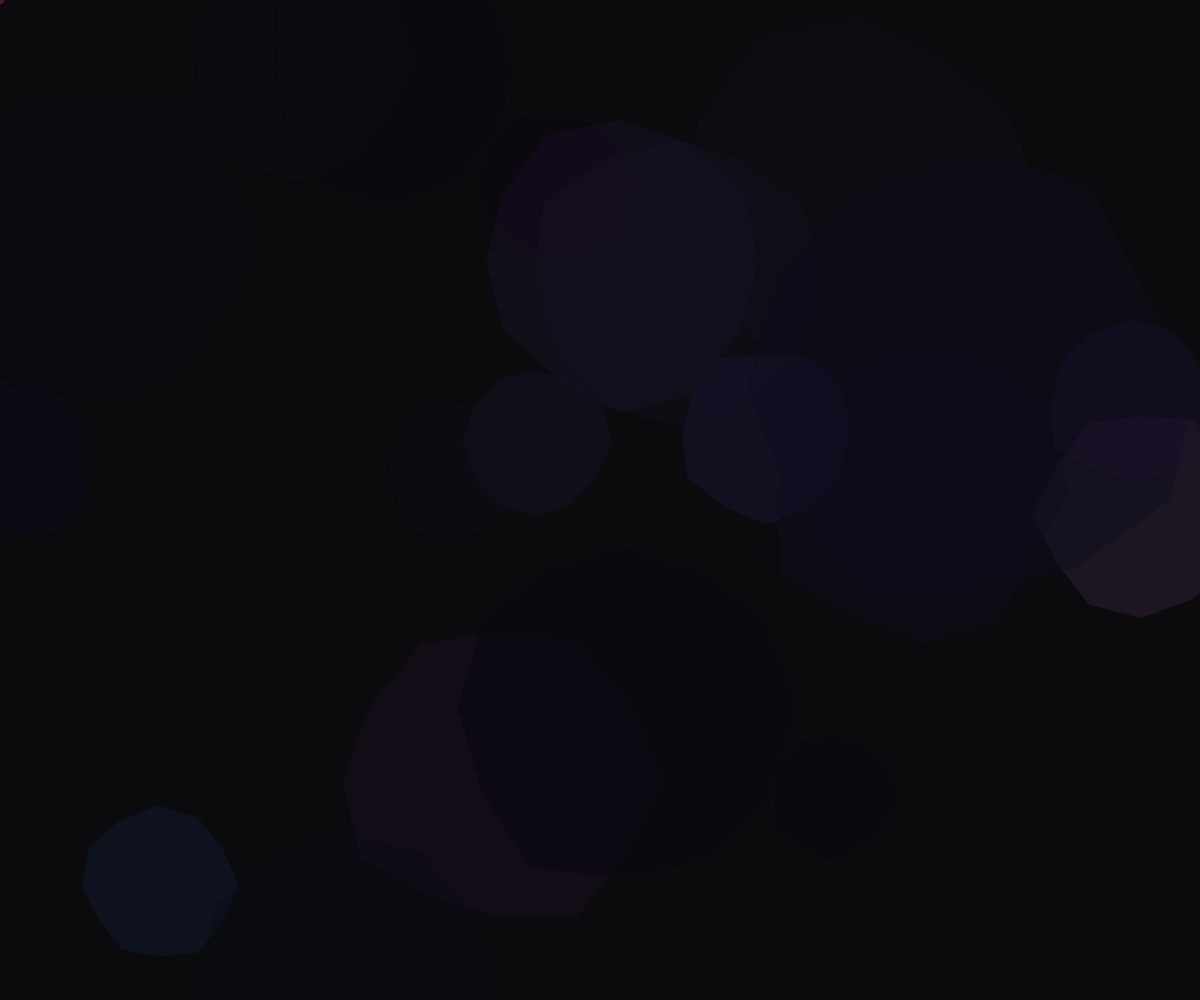
Frame 1 (no input)
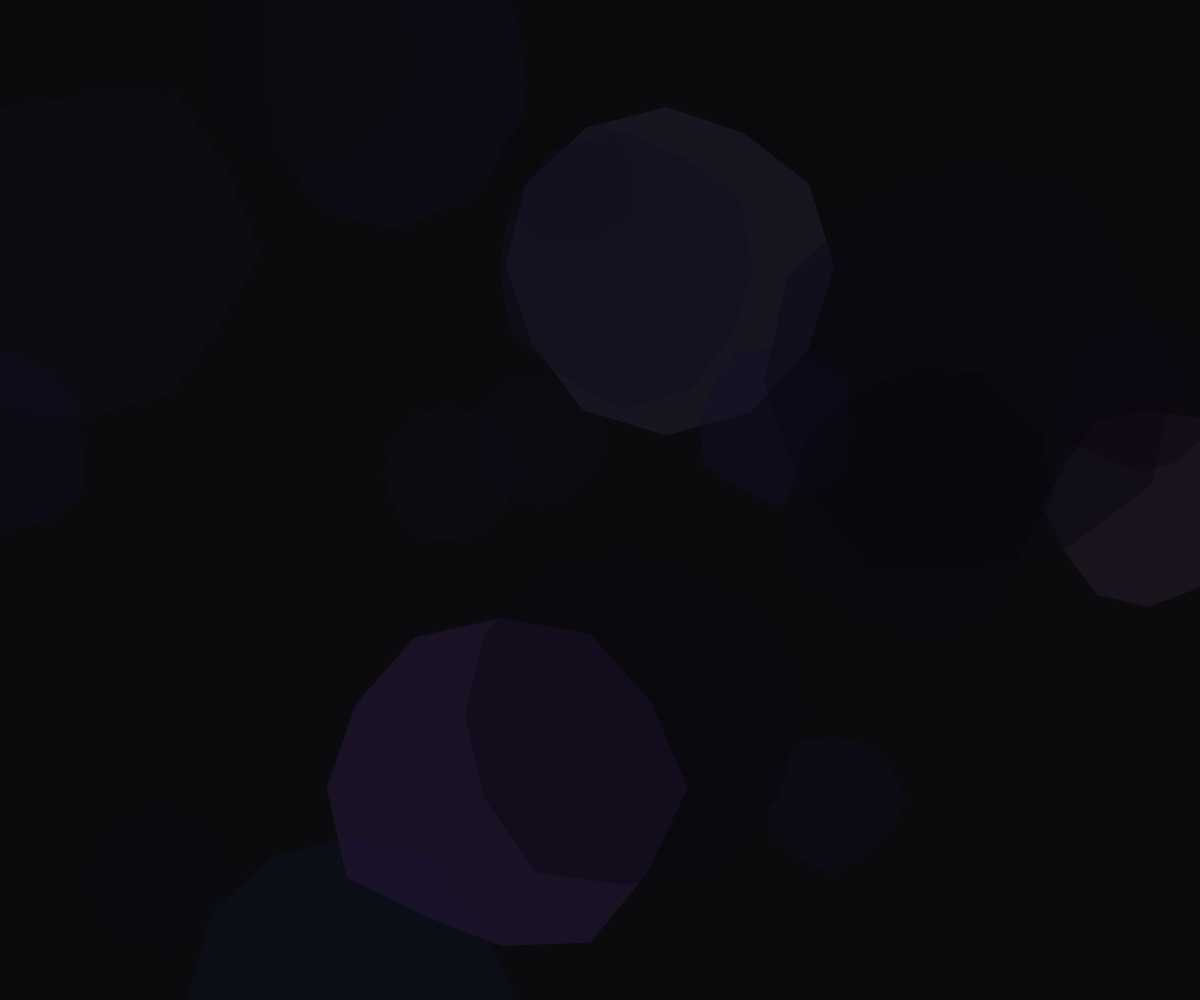
Frame 60 (no input)
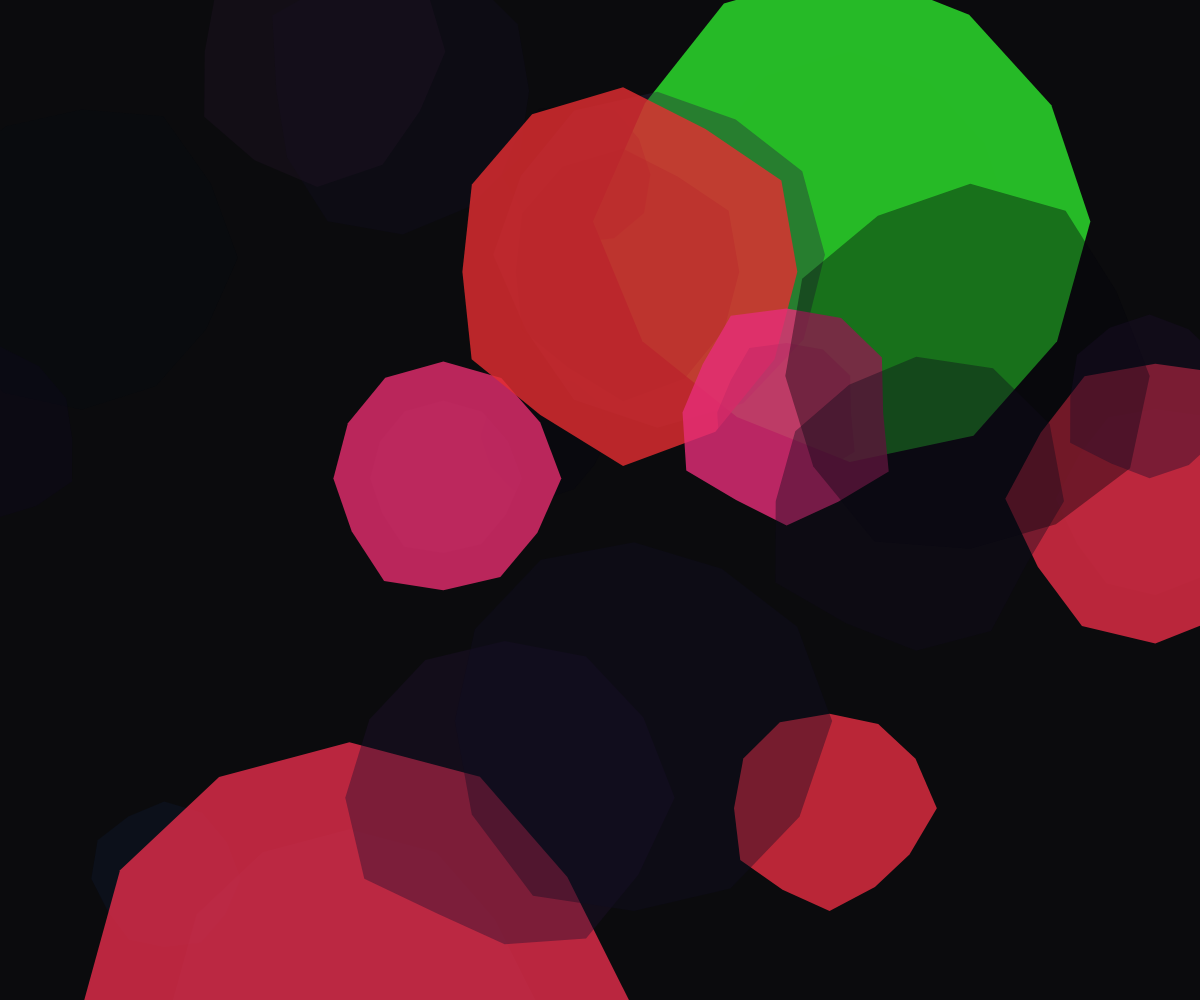
Frame 120 (the mouse pressed at the canvas centre since frame 60)

The p5.js sketch that drew these frames (run headless with seeded random() and noise() and a simulated clock; from frame 60 on, the mouse is pressed at the canvas centre):

// p5.js sketch
// ── sketch.js
let blobs = [];
let cursorBlob;

function setup() {
  createCanvas(windowWidth, windowHeight);
  colorMode(HSB, 360, 100, 100, 1);
  
  // Create initial blobs
  for (let i = 0; i < 20; i++) {
    blobs.push({
      x: random(width),
      y: random(height),
      size: random(50, 200),
      speedX: random(-0.2, 0.2),
      speedY: random(-0.2, 0.2),
      hue: random(220, 280), // midnight blues and violets
      saturation: random(40, 70),
      brightness: random(10, 30),
      pulseSpeed: random(0.01, 0.03),
      pulsePhase: random(TWO_PI)
    });
  }
  
  cursorBlob = {
    x: width/2,
    y: height/2,
    size: 0,
    targetSize: 0,
    brightness: 0
  };
}

function draw() {
  // Deep background
  background(240, 10, 5);
  
  // Update and display blobs
  for (let blob of blobs) {
    // Move blob
    blob.x += blob.speedX;
    blob.y += blob.speedY;
    
    // Wrap around edges
    if (blob.x < -blob.size) blob.x = width + blob.size;
    if (blob.x > width + blob.size) blob.x = -blob.size;
    if (blob.y < -blob.size) blob.y = height + blob.size;
    if (blob.y > height + blob.size) blob.y = -blob.size;
    
    // Pulsing effect
    let pulse = sin(blob.pulsePhase) * 0.5 + 0.5;
    let currentSize = blob.size * (1 + pulse * 0.2);
    blob.pulsePhase += blob.pulseSpeed;
    
    // Draw blob with soft glow
    noStroke();
    fill(blob.hue, blob.saturation, blob.brightness * (0.3 + pulse * 0.7), 0.4);
    drawBlob(blob.x, blob.y, currentSize);
    
    // Add occasional neon flares
    if (frameCount % 120 === 0 && random() > 0.7) {
      let flareHue = random(330, 360); // neon pink
      if (random() > 0.5) flareHue = 120; // emerald green
      fill(flareHue, 80, 90, 0.8);
      drawBlob(blob.x, blob.y, currentSize * 1.5);
    }
  }
  
  // Cursor interaction
  if (cursorBlob.targetSize > 0) {
    cursorBlob.size += (cursorBlob.targetSize - cursorBlob.size) * 0.1;
    cursorBlob.brightness += (50 - cursorBlob.brightness) * 0.1;
    
    noStroke();
    fill(330, 80, cursorBlob.brightness, 0.6);
    drawBlob(cursorBlob.x, cursorBlob.y, cursorBlob.size);
    
    // Fade out
    if (cursorBlob.size > cursorBlob.targetSize * 0.95) {
      cursorBlob.targetSize = 0;
    }
  } else {
    cursorBlob.size *= 0.95;
    cursorBlob.brightness *= 0.95;
  }
}

function mouseMoved() {
  // Update cursor blob
  cursorBlob.x = mouseX;
  cursorBlob.y = mouseY;
  cursorBlob.targetSize = random(30, 80);
  cursorBlob.brightness = 50;
}

function windowResized() {
  resizeCanvas(windowWidth, windowHeight);
}

// Draw a soft, nebulous blob
function drawBlob(x, y, size) {
  beginShape();
  for (let i = 0; i < 12; i++) {
    let angle = map(i, 0, 12, 0, TWO_PI);
    let radius = size * (0.8 + noise(x * 0.01, y * 0.01, i) * 0.4);
    let px = x + cos(angle) * radius;
    let py = y + sin(angle) * radius;
    vertex(px, py);
  }
  endShape(CLOSE);
}
